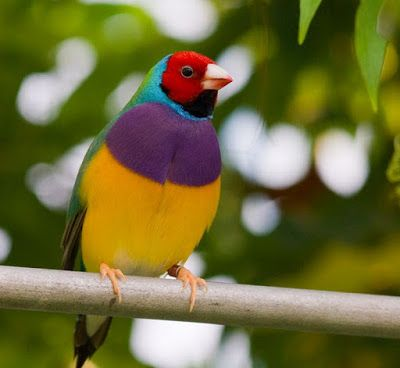
#> input picture aaa.jpg, 400 x 368 px
$ python '7-resim aynalama(reflect).py'
#> lines starting #> are read from the running program, lines starting #| are printed output that depends on the picture
import cv2
import numpy as np
resim = cv2.imread("aaa.jpg")
#> resim is the input picture: shape (368, 400, 3); mean B, G, R 58, 109.4, 112.6
aynaresim = cv2.copyMakeBorder(
    resim, 360, 20, 350, 750, cv2.BORDER_REFLECT)  # reflect komutu kullanılır
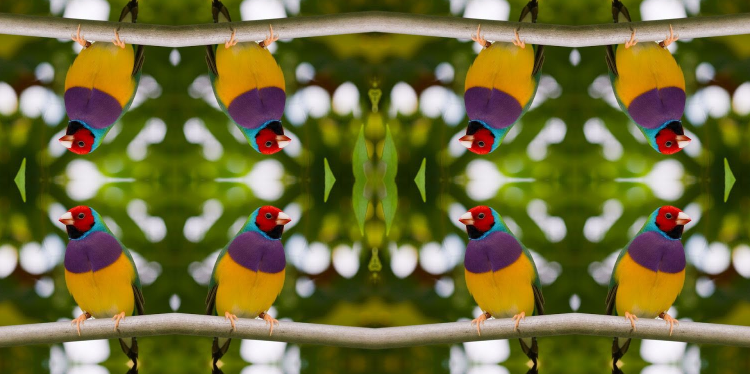
#> aynaresim: shape (748, 1500, 3) (shown at 1/2 size); mean B, G, R 59.9, 109.9, 113.4
cv2.imshow("aynalanan resim", aynaresim)
cv2.imwrite("aynalanan kus remi.jpg", aynaresim)
cv2.waitKey(0)
cv2.destroyAllWindows()

$ run again, with aynalanan kus resmi.jpg copied over aaa.jpg
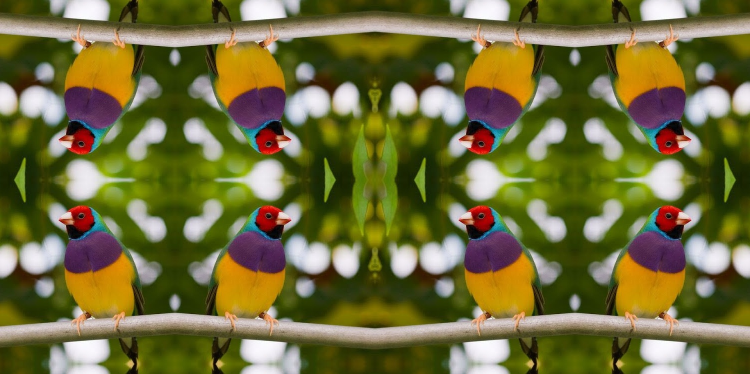
#> input picture aynalanan kus resmi.jpg, 1500 x 748 px (shown at 1/2 size)
#> resim is the input picture: shape (748, 1500, 3); mean B, G, R 60, 109.8, 113.4
#> `aynaresim = cv2.copyMakeBorder( resim, 360, 20, 350, 750, cv2.BORDER_R..`:
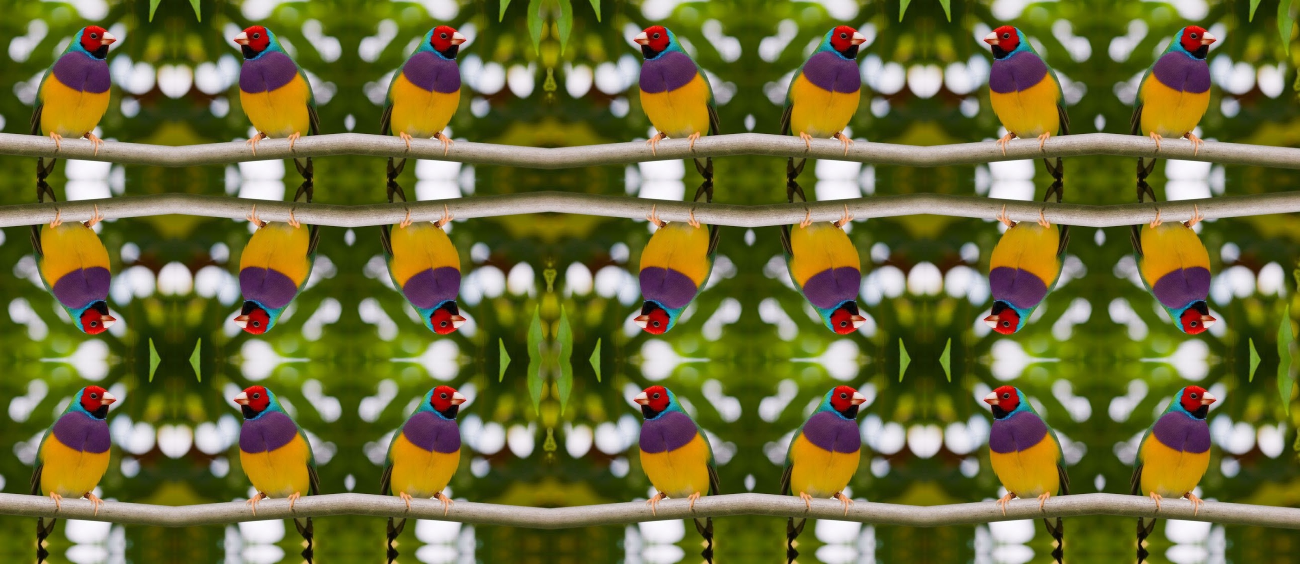
#> aynaresim: shape (1128, 2600, 3) (shown at 1/2 size); mean B, G, R 60.3, 109.9, 113.6
